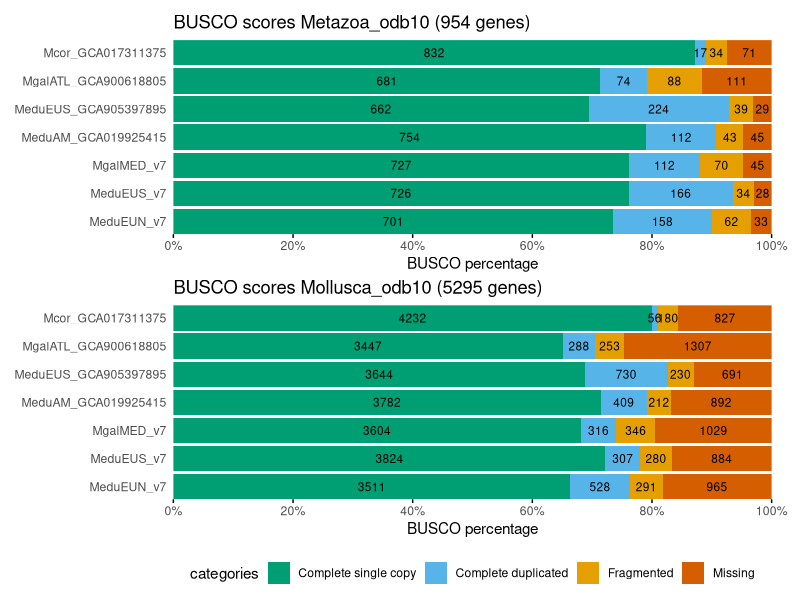
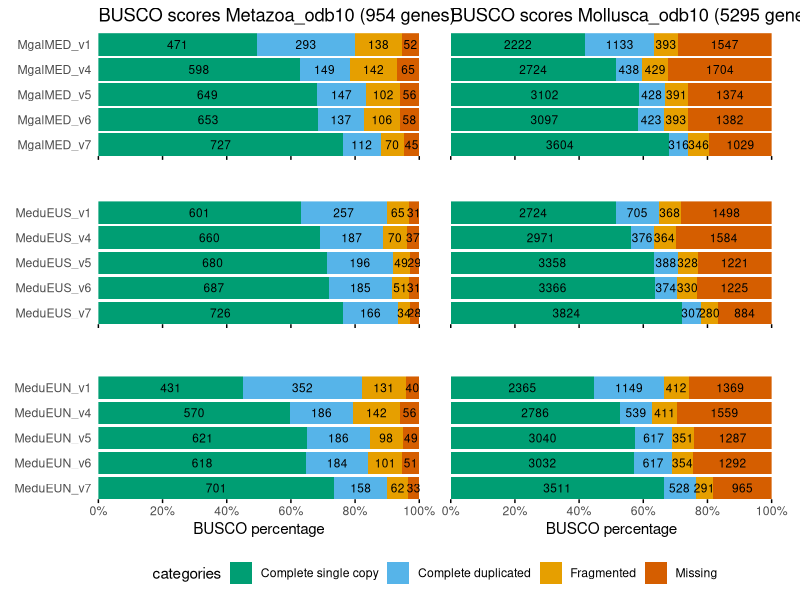

Recreate these plots in R, in order.
library(tidyverse)
library(patchwork)

busco <- read_tsv("data/busco_summary.tsv", col_types = cols()) %>% 
	mutate(asm = str_replace(asm, "_metazoa_odb10|_mollusca_odb10", "")) %>% 
	mutate(cat = fct_relevel(cat, "M", "F", "CD", "CS")) %>% 
	group_by(asm, db) %>% mutate(perc = N/N[cat=="T"]*100) %>% 
	ungroup %>% 
	mutate(asm = str_replace_all(
		asm, 
		c("gallo_v"="MgalMED_v", 
			"edu_v"="MeduEUS_v",
			"tros_v"="MeduEUN_v",
			"coruscus"="Mcor",
			"gallo_GCA"="MgalATL_GCA",
			"edu_GCA"="MeduEUS_GCA",
			"eduam"="MeduAM")
	)) %>% 
	filter(!grepl("v2|v3", asm)) %>% 
	mutate(asm = as_factor(asm),
				 db = as_factor(db))
	# mutate(label = paste0(N, '\n(', round(perc, digits = 1), ' %)'))

asm_show <- c(
	"Mcor_GCA017311375",
	"MgalATL_GCA900618805",
	"MeduEUS_GCA905397895",
	"MeduAM_GCA019925415",
	"MgalMED_v7",
	"MeduEUS_v7",
	"MeduEUN_v7"
)

busco_fig2 <- busco %>% # clean asm names
	mutate(asm = fct_relevel(asm, asm_show) %>% 
				 	fct_rev()) %>% 
	group_by(asm, db) %>% 
	mutate(proportion = N/cur_data()$N[cur_data()$cat=="T"]) %>% 
	mutate(pct_fmt = paste(format(round(proportion*100, digits = 2)), "%"))


fig_mollusca <- busco_fig2 %>%
	filter(db == "mollusca_odb10") %>% 
	filter(cat %in% c("CS", "CD", "F", "M")) %>%
	filter(asm %in% asm_show) %>% 
	ggplot(., aes(x = N, y = asm, fill = cat)) + 
	geom_bar(position = "fill", stat = "identity", width = 0.9) +
	scale_fill_manual(values = c("#D55E00", "#E69F00", "#56B4E9", "#009E73"),
										guide = guide_legend(reverse=T),
										name = "categories", 
										labels = c("Missing", "Fragmented", "Complete duplicated", "Complete single copy")) +
	scale_x_continuous(expand=c(0,0), labels = scales::percent, breaks = c(0,0.2,0.4,0.6,0.8,1)) + 
	scale_y_discrete(expand=c(0,0)) +
	geom_text(aes(label = N), position = position_fill(vjust = .5), size = 3) +
	labs(x = "BUSCO percentage", y = NULL, title = "BUSCO scores Mollusca_odb10 (5295 genes)") +
	theme_minimal() +
	theme(axis.ticks.x = element_line(),
				panel.grid = element_blank(),
				legend.position = "bottom",
				plot.margin = margin(t=5,r=15,b=0,l=5))

fig_metazoa <- busco_fig2 %>% 
	filter(db == "metazoa_odb10") %>% 
	filter(cat %in% c("CS", "CD", "F", "M")) %>%
	filter(asm %in% asm_show) %>% 
	ggplot(., aes(x = N, y = asm, fill = cat)) + 
	geom_bar(position = "fill", stat = "identity") +
	scale_fill_manual(values = c("#D55E00", "#E69F00", "#56B4E9", "#009E73"),
										guide = guide_legend(reverse=T),
										name = "categories", 
										labels = c("Missing", "Fragmented", "Complete duplicated", "Complete single copy")) +
	scale_x_continuous(expand=c(0,0), labels = scales::percent, breaks = c(0,0.2,0.4,0.6,0.8,1)) + 
	scale_y_discrete(expand=c(0,0)) +
	geom_text(aes(label = N), position = position_fill(vjust = .5), size = 3) +
	labs(x = "BUSCO percentage", y = NULL, title = "BUSCO scores Metazoa_odb10 (954 genes)") +
	theme_minimal() +
	theme(axis.ticks.x = element_line(),
				panel.grid = element_blank(),
				legend.position = "bottom",
				plot.margin = margin(t=5,r=15,b=0,l=5))


Fig1 <- (fig_metazoa + fig_mollusca) + plot_layout(nrow = 2, guides = "collect") & theme(legend.position = "bottom")
ggsave("manuscript/figures/Fig2_busco.pdf", Fig1, width = 12, height = 6)


#=============================================================================

fig_list = vector(mode="list", length=6)

i=1
for (DB in c("metazoa_odb10", "mollusca_odb10")){
	for (ASM in c("MgalMED_v", "MeduEUS_v", "MeduEUN_v")){
		fig_list[[i]] = busco %>% 
			filter(db == DB) %>% 
			filter(grepl(ASM, asm)) %>% 
			filter(cat %in% c("CS", "CD", "F", "M")) %>%
			ggplot(., aes(x = N, y = asm, fill = cat)) + 
			geom_bar(position = "fill", stat = "identity", width = 0.9) +
			scale_fill_manual(values = c("#D55E00", "#E69F00", "#56B4E9", "#009E73"),
												guide = guide_legend(reverse=T),
												name = "categories", 
												labels = c("Missing", "Fragmented", "Complete duplicated", "Complete single copy")) +
			scale_x_continuous(expand=c(0,0), labels = scales::percent, breaks = c(0,0.2,0.4,0.6,0.8,1)) + 
			scale_y_discrete(expand=c(0,0), limits = rev) +
			geom_text(aes(label = N), position = position_fill(vjust = .5), size = 3) +
			labs(x = "BUSCO percentage", y = NULL) +
			theme_minimal() +
			theme(axis.ticks.x = element_line(),
						panel.grid = element_blank(),
						legend.position = "bottom",
						plot.margin = margin(t=5,r=15,b=0,l=5))
		i = i + 1
	}
}

fig_list[[1]] = fig_list[[1]] + labs(title = "BUSCO scores Metazoa_odb10 (954 genes)")
fig_list[[4]] = fig_list[[4]] + labs(title = "BUSCO scores Mollusca_odb10 (5295 genes)")

for (i in c(1,2,4,5)){
	fig_list[[i]] = fig_list[[i]] + theme(axis.title.x = element_blank(), axis.text.x = element_blank())
}

for (i in c(4,5,6)){
	fig_list[[i]] = fig_list[[i]] + theme(axis.text.y = element_blank())
}

for (i in c(1,2,4,5)){
	fig_list[[i]] = fig_list[[i]] + theme(plot.margin = margin(b=30))
}

left_col = wrap_plots(fig_list[1:3], nrow = 3, ncol = 1)
	# plot_annotation(title = "BUSCO scores Metazoa_odb10 (954 genes)")
right_col = wrap_plots(fig_list[4:6], nrow = 3, ncol = 1)
	# plot_annotation(title = "BUSCO scores Mollusca_odb10 (5295 genes)")

fig_sup = wrap_plots(list(left_col, right_col), ncol=2, guides = "collect") &
	theme(legend.position = "bottom")

ggsave("manuscript/figures/supfig_busco.pdf", fig_sup,
			 width = 18, height = 8)
